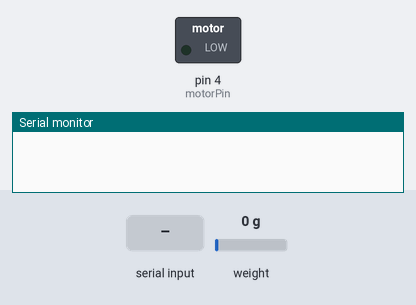
Bench run of a sketch on a simulated Arduino Mega 2560, built with avr-gcc and run on an emulated ATmega2560. Parts: switched loads named in the sketch (green lamp = pin HIGH), the last lines printed to the serial monitor. Inputs (shaded band) come from the test bench; at power-on: weight on the scale 0 g.

Above: at 3.2 s.
3.3 s: "90,45\n" received over Serial
5.9 s: weight on the scale set to 275 g
8.9 s: weight on the scale set to 319 g
10.4 s: weight on the scale set to 259 g
At 13.2 s:
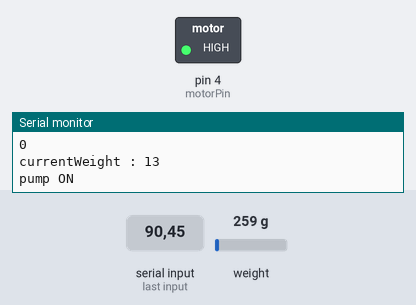
13.4 s: weight on the scale set to 232 g
Timing chart, 0 to 16.2 s (numbered marks = the images above; inputs shaded):
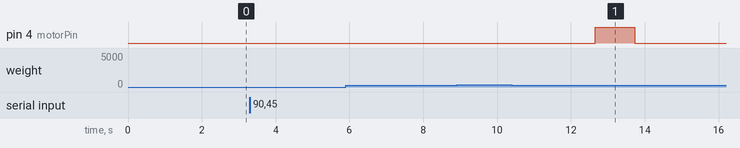

The sketch:

2560_loadcells_threshold__.ino
```cpp
#include <HX711.h>
const int ld_cell2_dout = 40;
const int ld_cell2_sck = 42;

const int thresholdValue1 = 300;
const int thresholdValue2 = 1500;
const int motorPin = 4;
//HX711 scale1;
HX711 scale2;

int X=0;
//int loadcell2();
int currentWeight = 0; // loadcell2();
void setup()
{
  Serial.begin(115200);
  pinMode(motorPin,OUTPUT);

  //scale1.begin(ld_cell1_dout,ld_cell1_sck);
  //scale1.set_scale();
  //scale1.tare();

  scale2.begin(ld_cell2_dout,ld_cell2_sck);
  scale2.set_scale();
  scale2.tare();
  currentWeight = waterLevel();
}

void loop()
{
  // digitalWrite(motorPin,HIGH);
  // delay(2000);
  // digitalWrite(motorPin,0);
  // delay(1000);
  //loadcell1();

  //waterLevel();
  currentWeight = waterLevel();
  delay(100);
  // Serial.print("currentWeight : ");
  // Serial.println(currentWeight);

  while (!Serial.available()) {
  }
  X = Serial.parseInt();
  Serial.println(X);
delay(10);
  currentWeight = waterLevel();
  delay(100);
  Serial.print("currentWeight : ");
  Serial.println(currentWeight);
   //delay(100);
  if(currentWeight > X)
  {
    digitalWrite(motorPin,HIGH);
    Serial.println("pump ON");
    delay(10);
    while(waterLevel() > (currentWeight - X))
    {
       delay(150);
      // Serial.println("filling water");
    }
    digitalWrite(motorPin,LOW);
    Serial.println("pump OFF");
    delay(10);

  }
  delay(100);
  currentWeight = waterLevel();
  Serial.print("currentWeight : ");
  Serial.println(currentWeight);
  delay(100);
  X=0;


}

//void loadcell1() {
//Serial.println("place weights on loadcell1");
  //delay(1000);

  //if(scale1.is_ready())
  //{
    //long reading1 = scale1.get_units(10);
    //int weight1 = reading1/1800;
    //Serial.print("weight on loadcell1");
    //Serial.println(weight1);

    //if (weight1>thresholdValue1)
    //{
      //Serial.println("weight on loadcell1 is greater than thresholdvalue1");
    //}

  //}
//}

int loadcell2(){
 // Serial.println("place weights on loadcell2");
  //delay(1000);

  if(scale2.is_ready())
  {
    delay(50);
    long reading2 = scale2.get_units(10);
    int weight2 = (reading2/400)-258;
    if(weight2<0){
      weight2 = 0;
    }
   // return weight2;


    Serial.print("weight on loadcell2  ");
    Serial.println(weight2);

   if(weight2<thresholdValue1)
    {
      Serial.println("please fill the container");
    }

    if (weight2>thresholdValue2)
    {
      Serial.println("container is full");
    }

  }
  delay(10);
}

int waterLevel(){
  delay(10);
  int weight2;
  if(scale2.is_ready())
 {
  delay(50);
    long reading2 = scale2.get_units(10);
    int weight2 = (reading2/400)-258;
    if(weight2<0){
      weight2 = 0;
    }
    return weight2;
    // Serial.print("weight on loadcell2  ");
    // Serial.println(weight2);
  }
  // delay(10);
  // return weight2;
}
```
